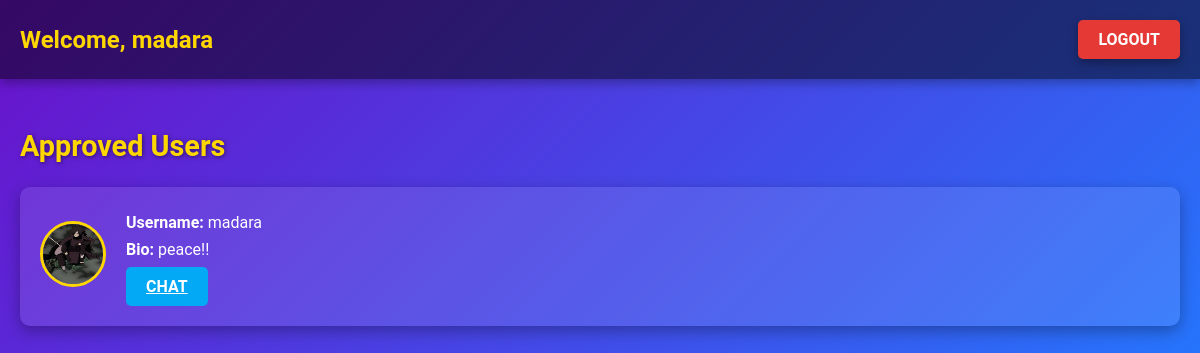
Before: /user_art/ (signed in) with the older database file.
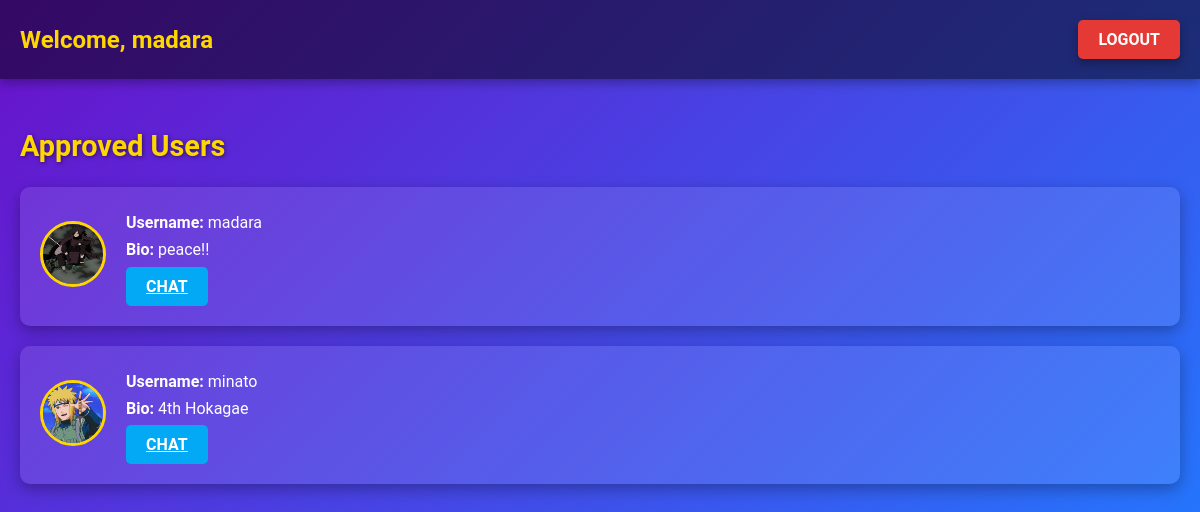
After: the same page with the newer database file.
### artist_app/models.py (models this page shows, shortened)
class UserProfile(models.Model):
    user = models.OneToOneField(User, on_delete=models.CASCADE, related_name='profile')
    bio = models.TextField(max_length=500, blank=True)
    profile_pic = models.ImageField(upload_to='profile_pics/', blank=True, null=True)
    security_answer = models.CharField(max_length=255, blank=True, null=True)
    is_approved = models.BooleanField(default=False)

### artist_app/views.py (the view)
# urls.py: path('user_art/', views.user_art, name='user_art'),
@login_required
def user_art(request):
    if request.user.is_superuser:
        return redirect('superuser_art')
    """
    View for the user page.
    Displays all approved users except the superuser.
    """
    approved_users = UserProfile.objects.filter(is_approved=True).exclude(user__is_superuser=True)
    context = {
        'approved_users': approved_users,
    }
    return render(request, 'user_artist.html', context)

### templates/user_artist.html (shortened to what this page needs)
{% load static %}
<!DOCTYPE html>
<html lang="en">
<head>
    <link rel="stylesheet" href="{% static 'css/user_artist.css' %}">
</head>
<body>
    <header class="header">
        <h1>Welcome, {{ request.user.username }}</h1><nav class="nav">
            <a href="{% url 'logout_art' %}" class="btn logout">Logout</a>
        </nav>
    </header>
    <section class="content">
        <h2>Approved Users</h2>
        <ul class="user-list">
            {% for user in approved_users %}
            <li class="user-card">
                <div class="user-info">
                    <div class="user-image">
                        {% if user.profile_pic %}
                        <img src="{{ user.profile_pic.url }}" alt="{{ user.user.username }}">
                        {% else %}
                        <span class="no-pic">No Picture</span>
                        {% endif %}
                    </div>
                    <div class="user-details">
                        <p><strong>Username:</strong> {{ user.user.username }}</p>
                        <p><strong>Bio:</strong> {{ user.bio }}</p>
                        <a href="{% url 'chat' username=user.user.username %}"class='btn chat'>CHAT</a>
                    </div>
                </div>
            </li>
            {% endfor %}
        </ul>
    </section>
</body>
</html>

### static/css/user_artist.css (style rules this page uses)
body { font-family: 'Roboto', sans-serif; margin: 0; padding: 0; background: linear-gradient(135deg, #6a11cb, #2575fc); color: #ffffff; box-sizing: border-box; }
.header { background: rgba(0, 0, 0, 0.5); padding: 20px; text-align: center; box-shadow: 0 4px 10px rgba(0, 0, 0, 0.3); }
.header h1 { font-size: 2rem; margin: 0; color: #fdfdfd; }
.content { padding: 20px; max-width: 1200px; margin: 0 auto; }
h2 { margin-top: 30px; font-size: 1.8rem; color: #ffd700; text-shadow: 1px 1px 4px rgba(0, 0, 0, 0.5); }
.user-list { list-style: none; padding: 0; }
.user-card { background: rgba(255, 255, 255, 0.1); border-radius: 10px; margin-bottom: 20px; padding: 20px; display: flex; align-items: center; justify-content: space-between; box-shadow: 0 5px 15px rgba(0, 0, 0, 0.3); transition: transform 0.3s ease, box-shadow 0.3s ease; }
.user-info { display: flex; align-items: center; }
.user-image img { width: 60px; height: 60px; border-radius: 50%; border: 3px solid #ffd700; margin-right: 20px; }
.user-details p { margin: 5px 0; font-size: 1rem; line-height: 1.4; }
.btn { display: inline-block; padding: 10px 20px; font-size: 1rem; font-weight: bold; text-transform: uppercase; border-radius: 5px; border: none; cursor: pointer; text-align: center; transition: background 0.3s ease, transform 0.2s ease; }
.chat { background: #03a9f4; color: #fff; }
.header { display: flex; justify-content: space-between; align-items: center; background: rgba(0, 0, 0, 0.5); padding: 20px; color: #fff; box-shadow: 0 4px 10px rgba(0, 0, 0, 0.3); }
.header h1 { font-size: 1.5rem; margin: 0; color: #ffd700; }
.nav { display: flex; align-items: center; }
.nav .btn.logout { text-decoration: none; padding: 10px 20px; font-size: 1rem; font-weight: bold; color: #fff; background: #e53935; border-radius: 5px; transition: background 0.3s ease, transform 0.2s ease; box-shadow: 0 4px 10px rgba(0, 0, 0, 0.3); }

Changed rows visible on the page:
added UserProfile: profile_pic (picture), user.username "minato", bio "4th Hokagae"
